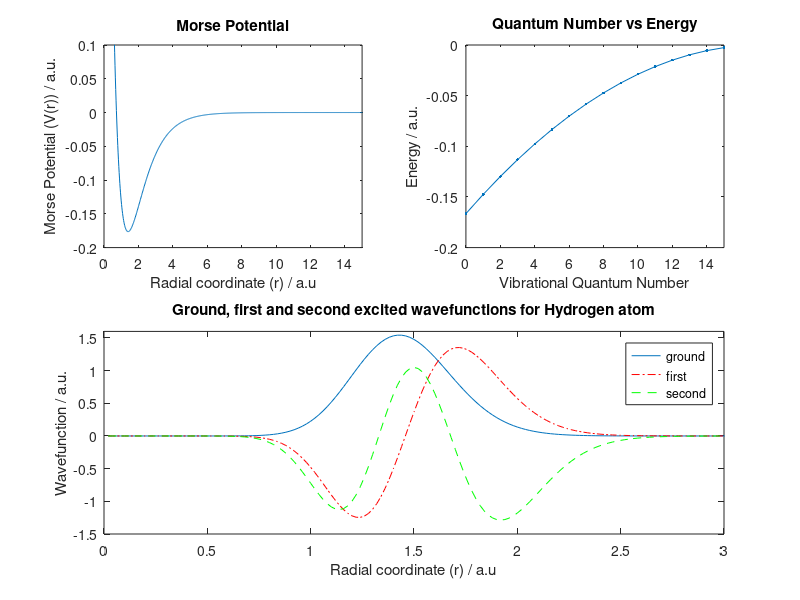

Write MATLAB code to recreate this figure.
clear all
close all
%% parameter assignment (atomic units)
M = 1837.2;
DE = 0.17639;
BETA = 1.02423;
RE = 1.40104;
RMAX = 20.0;
N = 1000;
DELTAR = RMAX/N;
%% evenly spaced grid
r = RMAX/N:DELTAR:RMAX;
% V(r)
pot = DE*(1-exp(-BETA*(r-RE))).^2-DE;
subplot(2, 2, 1);
plot(r, pot)
axis([0 15 -0.2 0.1]);
xlabel('Radial coordinate (r) / a.u')
ylabel('Morse Potential (V(r)) / a.u.')
title('Morse Potential')
%% Kinetic Energy Matrix
% Main diagonal
KE = diag(-2*ones(1, N));
% -1th diagonal
KE = KE + diag(ones(1, N-1), -1);
% 1th diagonal
KE = KE + diag(ones(1, N-1), 1);
% constants
prefactor = (-1/M)*(1/(RMAX/N)^2);
t = prefactor*KE; %%
%% Potential Energy Matrix
v = diag(pot);
h = t+v;
%% eigenfunctions
% vs vibrational quantum numbers
[s, e] = eig(h);
vs = 0:length(e)-1;
subplot(2, 2, 2);
plot(vs, diag(e), '.-')
axis([0 15 -0.2 0]);
xlabel('Vibrational Quantum Number')
ylabel('Energy / a.u.')
title('Quantum Number vs Energy')
% Normalisation choose negative sqrt? otherwise graph is upside down in
% comparison to assignment
s = -s*(1/sqrt(RMAX/N));
% Plot first 3 W.Fs fig.3 on assignment
subplot(2, 2, [3 4]);
plot(r, s(:, 1));
hold on 
plot(r, s(:, 2), '-.r');
hold on
plot(r, s(:, 3), '--g');
xlabel('Radial coordinate (r) / a.u')
ylabel('Wavefunction / a.u.')
title('Ground, first and second excited wavefunctions for Hydrogen atom')
legend('ground','first', 'second')
axis([0 3 -1.5 1.6])